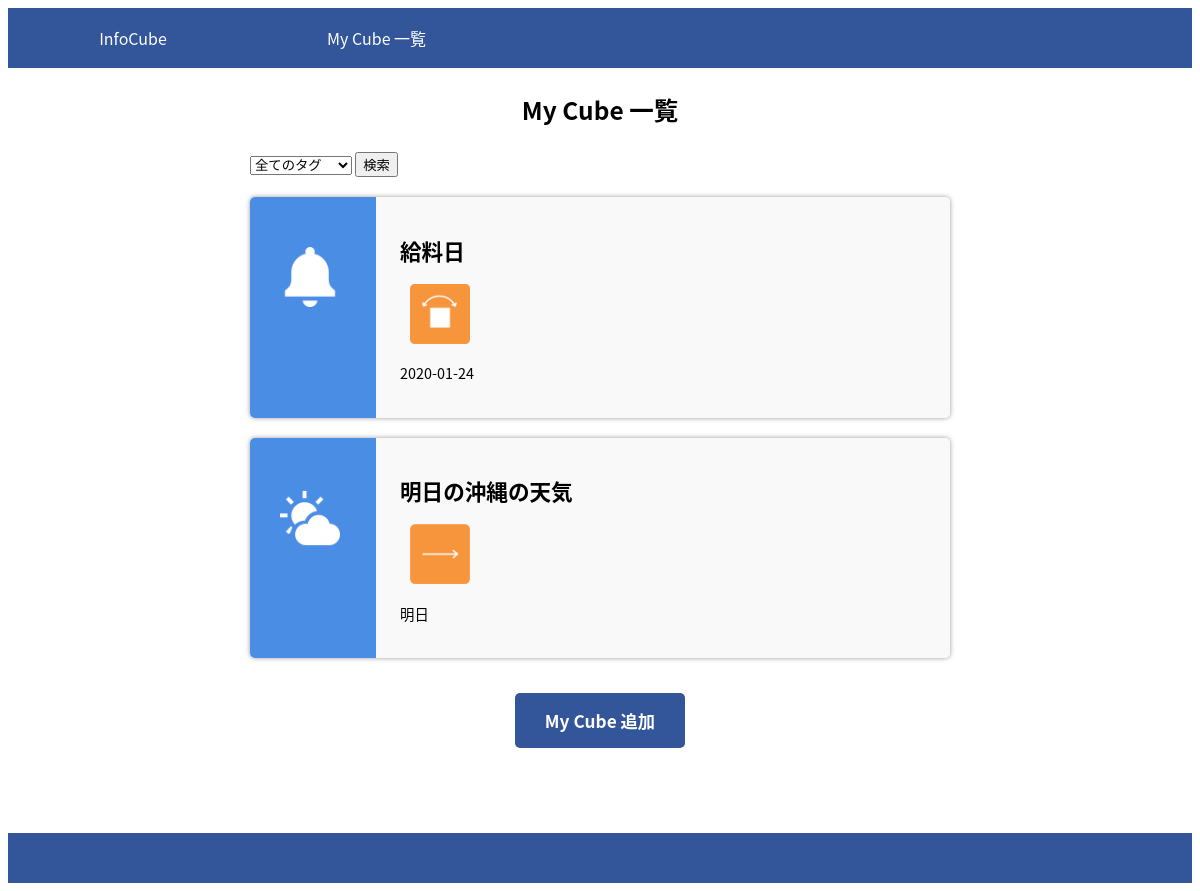
Screenshot of /cube-list.php with the database file from the repository.
### tables this page shows
CREATE TABLE cube(id integer,cube_number integer primary key,cube_name text,tag text,movement integer,schedule_date text, data_location integer,data_date integer,feeling_destination integer);

### cube-list.php (the view, shortened to what this page needs)
<!DOCTYPE html>
<html lang="ja">
<head>
    <link rel="stylesheet" href="./css/style.css">
</head>
<body>
    <ul class="navi-top">
        <li><a href="./index.php" class="home">InfoCube</a></li>
        <li><a href="./cube-list.php">My Cube 一覧</a></li>
    </ul>
    <p class="page-title">My Cube 一覧</p>
    <?php
    function h($str){
        return htmlspecialchars($str, ENT_QUOTES, "UTF-8");
    }
    ?>
    <form action=cube-list.php method=get>
    <div class="filter">
        <select name="stag">
            <option value="all">全てのタグ</option>
        </select>
        <input type=submit border=0 value="検索">
    </div>
    </form>
    <?php
    $db = new PDO("sqlite:./SQL/infocube.sqlite");
    if($stag == "schedule"){
        $result=$db->query("select * from cube where tag = 'schedule';");
    }else if($stag == "data"){
        $result=$db->query("select * from cube where tag = 'data';");
    }else if($stag == "feeling"){
        $result=$db->query("select * from cube where tag = 'feeling';");
    }else{
        $result=$db->query("select * from cube");
    }
        for($i = 0; $row=$result->fetch(); ++$i ){
            echo "<div class='card'>";
            if (strcmp(h($row['tag']), 'data') == 0){
                echo "<img src='./images/data.png' class='card-image'>";
            }else if(strcmp(h($row['tag']), 'schedule') == 0){
                echo "<img src='./images/schedule.png' class='card-image'>";
            }else{
                echo "<img src='./images/feeling.png' class='card-image'>";
            }
            echo "<div class='card-content'>";
            echo "<h2>". h($row['cube_name']). "</h2>";
            if(h($row['movement']) == 1){
                echo "<img src='./images/icon_straight.png' class='move-image'>";
            }else if(h($row['movement']) == 2){
                echo "<img src='./images/icon_repeat.png' class='move-image'>";
            }else if(h($row['movement']) == 3){
                echo "<img src='./images/icon_round.png' class='move-image'>";
            }else if(h($row['movement']) == 4){
                echo "<img src='./images/icon_slide.png' class='move-image'>";
            }else{
                echo "<img src='./images/icon_swing.png' class='move-image'>";
            }
            if (strcmp(h($row['tag']), 'data') == 0){
                if (strcmp(h($row['data_date']), '0') == 0){
                    echo "<p>今日</p>";
                }else if(strcmp(h($row['data_date']), '1') == 0){
                    echo "<p>明日</p>";
                }else{
                    echo "<p>明後日</p>";
                }
            }else if(strcmp(h($row['tag']), 'schedule') == 0){
                echo "<p>". h($row['schedule_date']). "</p>";
            }else{
                echo "<p>". h($row['feeling_destination']). " さんから</p>";
            }
            echo "</div></div>";
        }
    ?>
    <div class="add-event-section">
        <a href="new-cube.php" class="add-event-button">My Cube 追加</a>
    </div>
    <footer>
        <p class="footer-content"></p>
    </footer>
</body>
</html>

### css/style.css (style rules this page uses)
html { font-family: "Noto Sans CJK JP", "Hiragino Kaku Gothic ProN", "Hiragino Sans", "ヒラギノ角ゴシック", sans-serif; font-size: 0.9em; }
ul.navi-top, ul.navi-top a { color: white; background-color: #359; }
ul.navi-top { left: 0; top: 0; margin: 0; padding: 0; font-size: 16px; width: 100%; }
ul.navi-top li { width: 240px; display: inline-block; list-style-type: none; position: relative; }
ul.navi-top a { line-height: 60px; text-align: center; padding-left: 10px; text-decoration: none; display: block; }
.page-title { font-size: 1.7rem; text-align: center; font-weight: 600; }
.card { background: linear-gradient(90deg, #498DE5 0%, #498DE5 18%, #F9F9F9 18%, #F9F9F9 100%); display: flex; width: 700px; margin: auto; margin-top: 20px; padding: 20px; border-radius: 5px; box-sizing: border-box; box-shadow: 0 0 5px #999; }
.card-image { padding: 30px 40px 0px 10px; width: 60px; height: 60px; }
.card-content { padding-left: 20px; }
.move-image { padding: 0px 0px 0px 10px; width: 60px; height: 60px; }
.add-event-section { text-align: center; margin: 50px auto 100px auto; }
.add-event-button { background-color: #359; color: #FFF; font-size: 1.2em; font-weight: bold; padding: 15px 30px; border-radius: 5px; text-decoration: none; }
.filter { margin-left: auto; margin-right: auto; width: 700px; }
footer { width: 100%; height: 50px; text-align: right; background-color: #359; }
.footer-content { color: #CDDCFD; padding: 15px 20px 0px 0px; }

### rows the page displays
cube: cube_name "給料日", schedule_date "2020-01-24"
cube: cube_name "明日の沖縄の天気", movement 1 (drawn), tag "明日"
